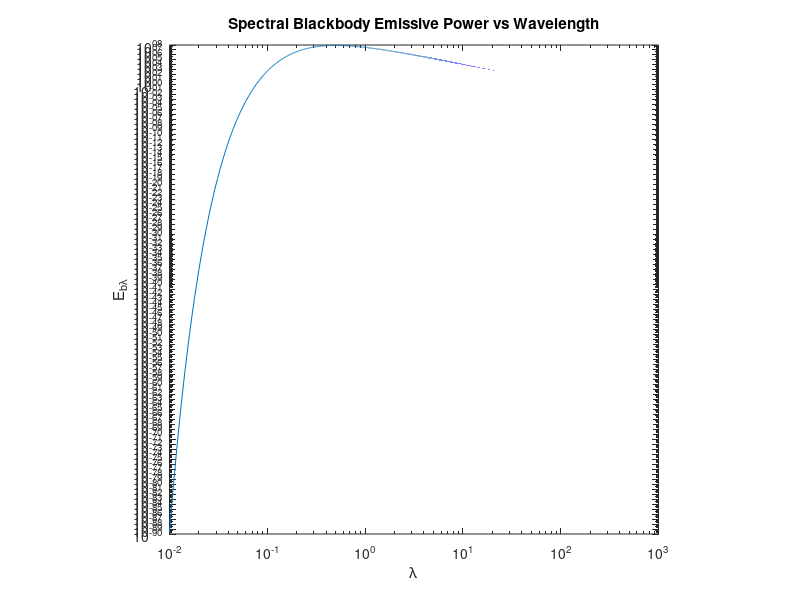

This chart was generated by the following MATLAB code:
clear all
close all
clc
C1=3.74177E8;
C2=1.43878E4;
lambda=linspace(.01,1000,1000000);
T=5780;
for i=1:length(lambda)
    Eb(i)=C1/((lambda(i)^5)*(exp(C2/(lambda(i)*T))-1));
end

figure()
loglog(lambda,Eb)
xlabel('\lambda')
ylabel('E_b_\lambda')
title('Spectral Blackbody Emissive Power vs Wavelength')
axis square
